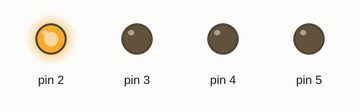
Recording of a sketch running on a simulated Arduino Mega 2560, built with avr-gcc and run on an emulated ATmega2560. Parts: output pins drawn as LEDs (lit = HIGH).

Above: at 0.5 s.
At 1.5 s:
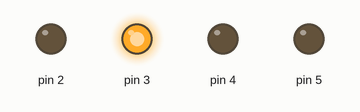
At 2.5 s:
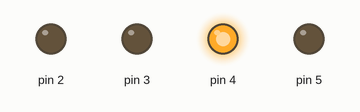
At 3.5 s:
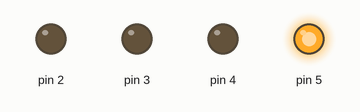
Timing chart, 0 to 5.2 s (numbered marks = the images above):
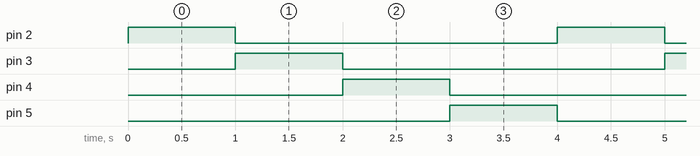

Measured:
- by itself, pin 2–5: alternates HIGH for 1.0 s and LOW for 3.0 s
- by itself, everything shown: repeats every 4.0 s, in 4 steps

The sketch:

Ex_1.ino
```cpp
#define F_CPU 16000000L
#include <avr/io.h>
#include <util/delay.h>

int main(void) {
    DDRE |= 0x38;
    DDRG |= 0x20;

    while (1) {
        PORTE = (PORTE & ~0x38) | 0x10;
        PORTG &= ~0x20;
        _delay_ms(1000);

        PORTE = (PORTE & ~0x38) | 0x20;
        PORTG &= ~0x20;
        _delay_ms(1000);

        PORTE &= ~0x38;
        PORTG |= 0x20;
        _delay_ms(1000);

        PORTE = (PORTE & ~0x38) | 0x08;
        PORTG &= ~0x20;
        _delay_ms(1000);
    }

    return 0;
}
```
